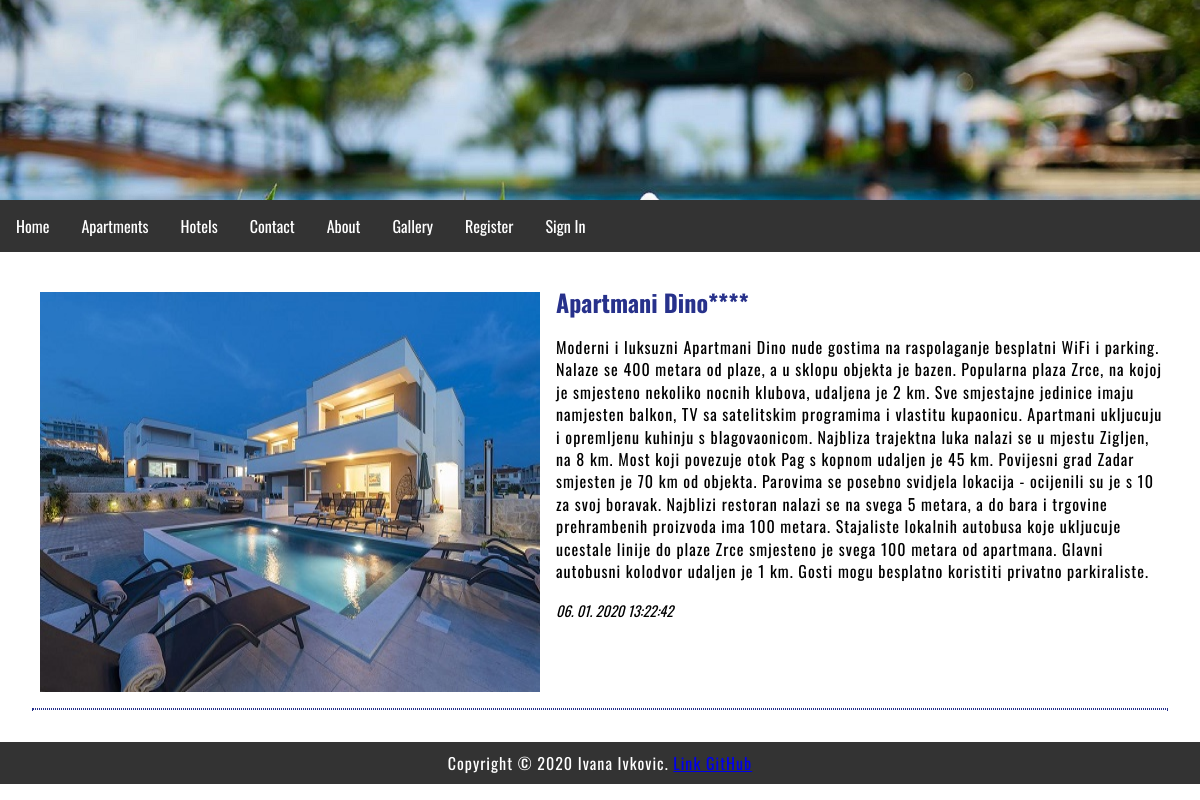
Screenshot of /index.php?menu=2&action=2 with the database file from the repository.
### tables this page shows
CREATE TABLE `apartments` (
  `id` int(11) NOT NULL,
  `title` varchar(255) NOT NULL,
  `description` text NOT NULL,
  `date` timestamp NOT NULL DEFAULT current_timestamp() ON UPDATE current_timestamp(),
  `picture` varchar(255) NOT NULL,
  `archive` enum('Y','N') NOT NULL
);

### functions.php (called while the page is built)
<?php
	function pickerDateToMysql($pickerDate){
		$date = DateTime::createFromFormat('Y-m-d H:i:s', $pickerDate);
		return $date->format('d. m. Y H:i:s');
	}
?>

### apartments.php (the view, shortened to what this page needs)
<?php
	if (isset($action) && $action != '') {
		$query  = "SELECT * FROM apartments";
		$query .= " WHERE id=" . $_GET['action'];
		$result = @mysqli_query($MySQL, $query);
		$row = @mysqli_fetch_array($result);
			print '
			<div class="apartments">
				<img src="apartments/' . $row['picture'] . '" alt="' . $row['title'] . '" title="' . $row['title'] . '" style="width:500px;height:400px;">
				<h2>' . $row['title'] . '</h2>
				<p>'  . $row['description'] . '</p>
				<time datetime="' . $row['date'] . '">' . pickerDateToMysql($row['date']) . '</time>
				<hr>
			</div>';
	}
?>

### style.css (style rules this page uses)
body, html { font-family: 'Oswald', sans-serif; margin: 0; font-size: 16px; }
h1,h2 { margin: 0.5em 0; font-size: 2em; }
h2 { font-size: 1.5em; color: #27318b; }
p { margin: 1em 0; line-height: 1.4em; letter-spacing: 1px; }
.apartments img { width: 35%; float: left; padding: 0.5em 0; margin: 0 1em 0.5em 0.5em; }
.apartments h2 { margin: 0.5em 0; font-size: 1.5em; color: #27318b; }
.apartments hr { margin: 1em 0; border: 1px dotted #27318b; clear: both; }
.apartments time { font-size: 90%; font-style: italic; }
img { width: 80%; }

### rows the page displays
apartments: picture (picture), title "Apartmani Dino****", description "Moderni i luksuzni Apartmani Dino nude gostima na raspolaganje besplatni WiFi i parking. Nalaze se 400 metara od plaze, a u sklopu objekta je bazen. Popularna plaza Zrce, na kojoj je smjesteno nekoliko nocnih klubova, udaljena je 2 km. Sve smjestajne jedinice imaju namjesten balkon, TV sa satelitskim programima i vlastitu kupaonicu. Apartmani ukljucuju i opremljenu kuhinju s blagovaonicom. Najbliza trajektna luka nalazi se u mjestu Zigljen, na 8 km. Most koji povezuje otok Pag s kopnom udaljen je 45 km. Povijesni grad Zadar smjesten je 70 km od objekta. Parovima se posebno svidjela lokacija - ocijenili su je s 10 za svoj boravak. Najblizi restoran nalazi se na svega 5 metara, a do bara i…", date "06. 01. 2020 13:22:42"
